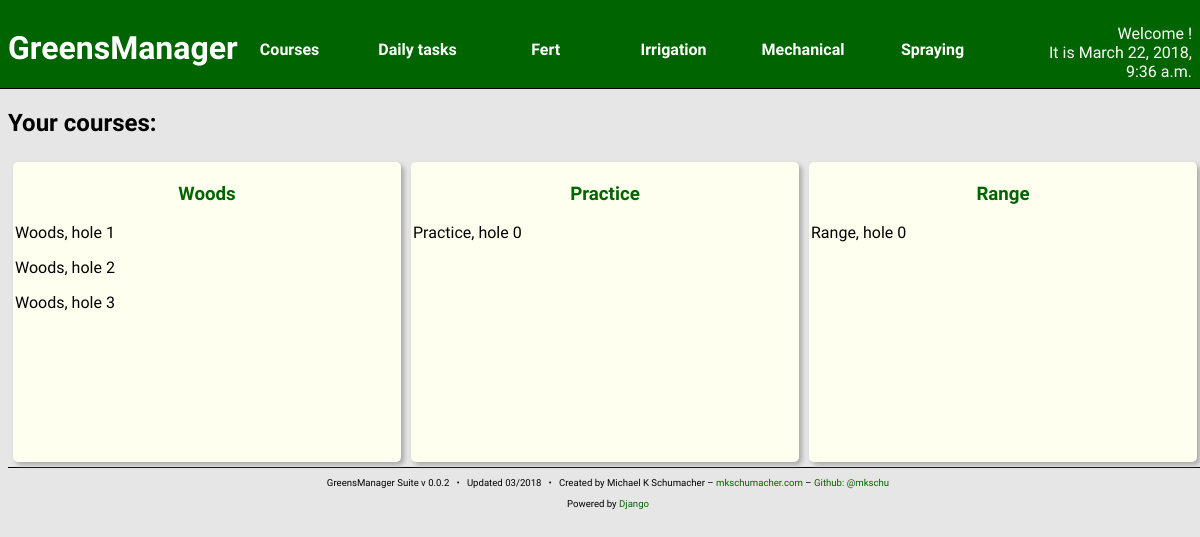
Page /courses/ on the committed database.
### courses/models.py (models this page shows)
class Course(models.Model):
    name = models.CharField(max_length=256)
    created_at = models.DateTimeField(auto_now_add=True)
    updated_at = models.DateTimeField(auto_now=True)
    def __str__(self):
        return "%s" % (self.name)

class Hole(models.Model):
    number = models.IntegerField()
    nickname = models.CharField(max_length=256,
                                null = True,
                                blank = True)
    par = models.IntegerField(default = 4)
    yardage = models.IntegerField()
    course = models.ForeignKey(Course, related_name='hole')
    created_at = models.DateTimeField(auto_now_add=True)
    updated_at = models.DateTimeField(auto_now=True)
    def __str__(self):
        return "%s, hole %d" % (self.course,
                                self.number)

### courses/views.py (the view)
# urls.py: url(r'^', views.index, name="index"),
def index(request):
    courses = Course.objects.all()
    holes = Hole.objects.all()
    context = {
        'curr_time': curr_time(),
        'courses': courses,
        'holes': holes,
    }
    return render(request, 'courses/index.html', context)

### courses/views.py (called while the page is built)
def curr_time():
    return now()

### courses/templates/courses/index.html
{% include "head.html" %}
<h2>Your courses:</h2>
{% for c in courses %}
<section class="content-block">
<div class="scroll-container">
    <h3>
			<a href="{% url 'courses:course_detail' c.pk %}">
				{{ c.name }}
			</a>
		</h3>
    {% for h in c.hole.all %}
        <p>{{ h }}</p>
    {% endfor %}
</div>
</section>
{% endfor %}
{% include "foot.html" %}

### greensManager/static/styles/main.css (style rules this page uses)
body { background: #e6e6e6; font-family: 'Quattrocento Sans', sans-serif; width: 100vw; overflow: hidden; }
a { text-decoration: none; color: darkgreen; }
.content-block { width: 32%; float: left; border-radius: 5px; margin: 5px; padding: 2px; background: ivory; box-shadow: 3px 3px 5px darkgray; height: 37vh; overflow: hidden; }
.scroll-container { height: 100%; overflow: auto; overflow-scrolling: auto; }
.content-block h3 { text-align: center; }

### rows in the picture
Course: name "Woods"
Hole: course+number "Woods, hole 1"
Hole: course+number "Woods, hole 2"
Hole: course+number "Woods, hole 3"
Course: name "Practice"
Hole: course+number "Practice, hole 0"
Course: name "Range"
Hole: course+number "Range, hole 0"

### other values in the picture
{{ curr_time }} "March 22, 2018, 9:36 a.m."
